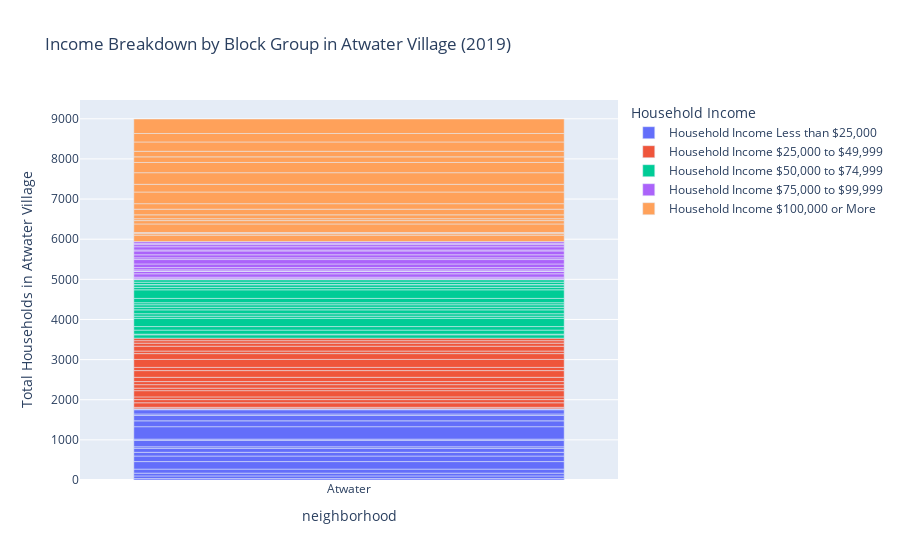

Notebook source saved alongside this figure:
### Code cell
px.bar(df, x="neighborhood", y=["Household Income Less than $25,000",
 "Household Income $25,000 to $49,999",
 "Household Income $50,000 to $74,999",
 "Household Income $75,000 to $99,999",
 "Household Income $100,000 or More"], title="Income Breakdown by Block Group in Atwater Village (2019)", 
       labels={'Geo_NAME':'Census Tract Block Group','value':'Total Households in Atwater Village', 'variable': 'Household Income'})

### Figure 1 — Plotly figure (JSON) as saved in the notebook; plotly's stock layout.template omitted (floating-point values rounded to 4 significant figures)
{"data": [{"alignmentgroup": "True", "hovertemplate": "Household Income=Household Income Less than $25,000<br>neighborhood=%{x}<br>Total Households in Atwater Village=%{y}<extra></extra>", "legendgroup": "Household Income Less than $25,000", "marker": {"color": "#636efa"}, "name": "Household Income Less than $25,000", "offsetgroup": "Household Income Less than $25,000", "orientation": "v", "showlegend": true, "textposition": "auto", "type": "bar", "x": ["Atwater", "Atwater", "Atwater", "Atwater", "Atwater", "Atwater", "Atwater", "Atwater", "Atwater", "Atwater", "Atwater", "Atwater", "Atwater", "Atwater", "Atwater", "Atwater", "Atwater", "Atwater"], "xaxis": "x", "y": [35, 67, 69, 100, 188, 138, 93, 97, 40, 158, 33, 310, 146, 134, 37, 106, 13, 12], "yaxis": "y"}, {"alignmentgroup": "True", "hovertemplate": "Household Income=Household Income $25,000 to $49,999<br>neighborhood=%{x}<br>Total Households in Atwater Village=%{y}<extra></extra>", "legendgroup": "Household Income $25,000 to $49,999", "marker": {"color": "#EF553B"}, "name": "Household Income $25,000 to $49,999", "offsetgroup": "Household Income $25,000 to $49,999", "orientation": "v", "showlegend": true, "textposition": "auto", "type": "bar", "x": ["Atwater", "Atwater", "Atwater", "Atwater", "Atwater", "Atwater", "Atwater", "Atwater", "Atwater", "Atwater", "Atwater", "Atwater", "Atwater", "Atwater", "Atwater", "Atwater", "Atwater", "Atwater"], "xaxis": "x", "y": [35, 113, 79, 68, 155, 63, 87, 76, 107, 167, 80, 199, 144, 64, 121, 76, 62, 63], "yaxis": "y"}, {"alignmentgroup": "True", "hovertemplate": "Household Income=Household Income $50,000 to $74,999<br>neighborhood=%{x}<br>Total Households in Atwater Village=%{y}<extra></extra>", "legendgroup": "Household Income $50,000 to $74,999", "marker": {"color": "#00cc96"}, "name": "Household Income $50,000 to $74,999", "offsetgroup": "Household Income $50,000 to $74,999", "orientation": "v", "showlegend": true, "textposition": "auto", "type": "bar", "x": ["Atwater", "Atwater", "Atwater", "Atwater", "Atwater", "Atwater", "Atwater", "Atwater", "Atwater", "Atwater", "Atwater", "Atwater", "Atwater", "Atwater", "Atwater", "Atwater", "Atwater", "Atwater"], "xaxis": "x", "y": [83, 16, 101, 88, 206, 53, 61, 96, 65, 63, 50, 108, 214, 61, 64, 6, 59, 61], "yaxis": "y"}, {"alignmentgroup": "True", "hovertemplate": "Household Income=Household Income $75,000 to $99,999<br>neighborhood=%{x}<br>Total Households in Atwater Village=%{y}<extra></extra>", "legendgroup": "Household Income $75,000 to $99,999", "marker": {"color": "#ab63fa"}, "name": "Household Income $75,000 to $99,999", "offsetgroup": "Household Income $75,000 to $99,999", "orientation": "v", "showlegend": true, "textposition": "auto", "type": "bar", "x": ["Atwater", "Atwater", "Atwater", "Atwater", "Atwater", "Atwater", "Atwater", "Atwater", "Atwater", "Atwater", "Atwater", "Atwater", "Atwater", "Atwater", "Atwater", "Atwater", "Atwater", "Atwater"], "xaxis": "x", "y": [19, 6, 39, 84, 61, 6, 31, 57, 90, 110, 42, 76, 96, 25, 80, 53, 34, 41], "yaxis": "y"}, {"alignmentgroup": "True", "hovertemplate": "Household Income=Household Income $100,000 or More<br>neighborhood=%{x}<br>Total Households in Atwater Village=%{y}<extra></extra>", "legendgroup": "Household Income $100,000 or More", "marker": {"color": "#FFA15A"}, "name": "Household Income $100,000 or More", "offsetgroup": "Household Income $100,000 or More", "orientation": "v", "showlegend": true, "textposition": "auto", "type": "bar", "x": ["Atwater", "Atwater", "Atwater", "Atwater", "Atwater", "Atwater", "Atwater", "Atwater", "Atwater", "Atwater", "Atwater", "Atwater", "Atwater", "Atwater", "Atwater", "Atwater", "Atwater", "Atwater"], "xaxis": "x", "y": [161, 39, 27, 213, 83, 48, 96, 141, 137, 291, 192, 289, 255, 140, 139, 232, 211, 361], "yaxis": "y"}], "layout": {"barmode": "relative", "legend": {"title": {"text": "Household Income"}, "tracegroupgap": 0}, "title": {"text": "Income Breakdown by Block Group in Atwater Village (2019)"}, "xaxis": {"anchor": "y", "domain": [0, 1], "title": {"text": "neighborhood"}}, "yaxis": {"anchor": "x", "domain": [0, 1], "title": {"text": "Total Households in Atwater Village"}}}}
